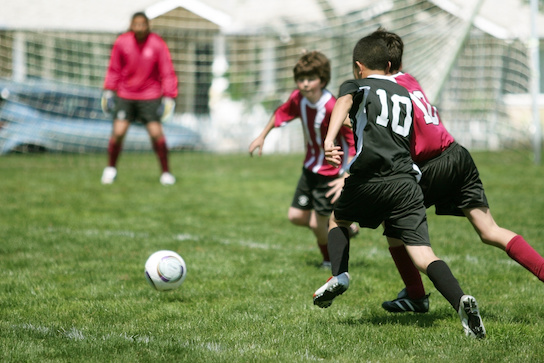
#> input picture 02_07 End/players.jpg, 544 x 363 px
$ python 02_07.py
#> lines starting #> are read from the running program, lines starting #| are printed output that depends on the picture
import numpy as np
import cv2

import os
print("Current working directory is: {0}".format(os.getcwd()))
os.chdir("C:\\Users\\martynscn\\Desktop\\LinkedIn_\
Learning\\OpenCV for python developers\\Ex_Files_OpenCV_Python_\
Dev\\Exercise Files\\Ch02\\02_07 End")
print("Current working directory is: {0}".format(os.getcwd()))

img = cv2.imread("players.jpg",1)
#> img is the input picture: shape (363, 544, 3); mean B, G, R 103.7, 137.8, 129.6

# Scale
img_half = cv2.resize(img, (0,0), fx=0.5, fy=0.5)
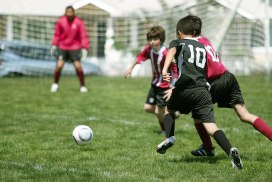
#> img_half: shape (182, 272, 3); mean B, G, R 103.7, 137.9, 129.6
img_stretch = cv2.resize(img, (600,600))
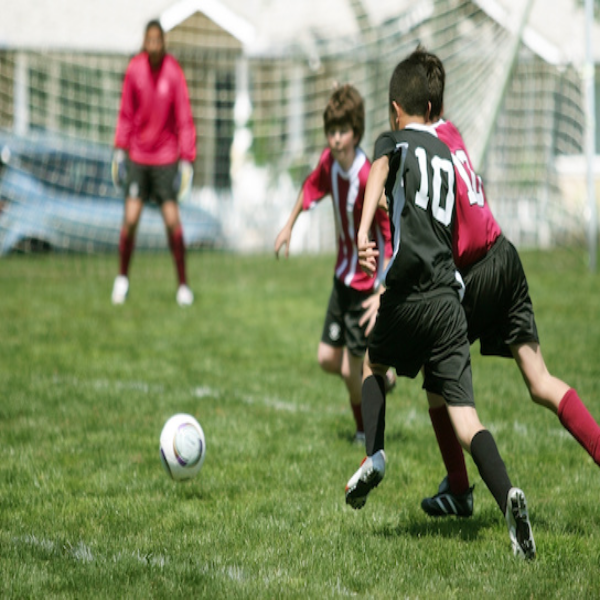
#> img_stretch: shape (600, 600, 3); mean B, G, R 103.5, 137.7, 129.5
img_stretch_near = cv2.resize(img, (600,600), interpolation=cv2.INTER_NEAREST)

cv2.imshow("Half",img_half)
cv2.imshow("Stretch",img_stretch)
cv2.imshow("Stretch near",img_stretch_near)

# Rotation
M = cv2.getRotationMatrix2D((0,0), -30, 1)
rotated = cv2.warpAffine(img, M, (img.shape[1], img.shape[0]))
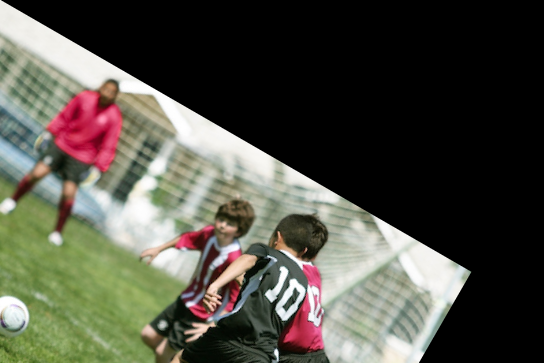
#> rotated: shape (363, 544, 3); mean B, G, R 69.4, 79.9, 80.6
cv2.imshow("Rotated",rotated)

cv2.waitKey(0)
cv2.destroyAllWindows()
